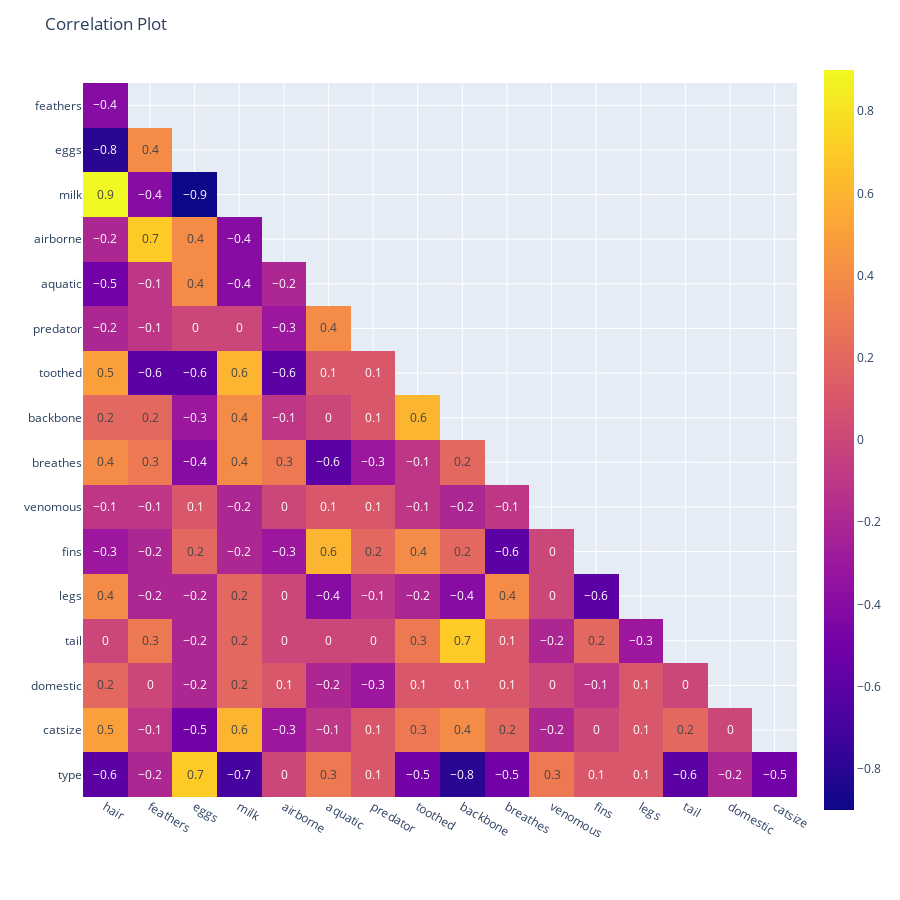

The code cell stored with this chart in its notebook:
### Code cell
import plotly.express as px

numeric_data = zoo_data.select_dtypes(include=[np.number])

correlation_matrix = numeric_data.corr().round(1)

mask = np.zeros_like(correlation_matrix, dtype=bool)
mask[np.triu_indices_from(mask)] = True

correlation_plot = px.imshow(correlation_matrix.mask(mask).dropna(how='all', axis=0).dropna(axis=1, how='all'),
                             text_auto=True)

correlation_plot.update_layout(title='Correlation Plot', height=900, width=900)

correlation_plot.show()

### Figure 1 — Plotly figure (JSON) as saved in the notebook; plotly's stock layout.template omitted (floating-point values rounded to 4 significant figures; data arrays with more than 128 entries replaced by an {"elided": "..."} marker saying what was removed)
{"data": [{"coloraxis": "coloraxis", "hovertemplate": "x: %{x}<br>y: %{y}<br>color: %{z}<extra></extra>", "name": "0", "texttemplate": "%{z}", "type": "heatmap", "x": ["hair", "feathers", "eggs", "milk", "airborne", "aquatic", "predator", "toothed", "backbone", "breathes", "venomous", "fins", "legs", "tail", "domestic", "catsize"], "xaxis": "x", "y": ["feathers", "eggs", "milk", "airborne", "aquatic", "predator", "toothed", "backbone", "breathes", "venomous", "fins", "legs", "tail", "domestic", "catsize", "type"], "yaxis": "y", "z": {"elided": "16x16 float values"}}], "layout": {"coloraxis": {"colorscale": [[0, "#0d0887"], [0.1111, "#46039f"], [0.2222, "#7201a8"], [0.3333, "#9c179e"], [0.4444, "#bd3786"], [0.5556, "#d8576b"], [0.6667, "#ed7953"], [0.7778, "#fb9f3a"], [0.8889, "#fdca26"], [1, "#f0f921"]]}, "height": 900, "margin": {"t": 60}, "title": {"text": "Correlation Plot"}, "width": 900, "xaxis": {"anchor": "y", "autorange": true, "constrain": "domain", "domain": [0, 1], "range": [-0.5, 15.5], "scaleanchor": "y", "type": "category"}, "yaxis": {"anchor": "x", "autorange": true, "constrain": "domain", "domain": [0.03026, 0.9697], "range": [15.5, -0.5], "type": "category"}}}
